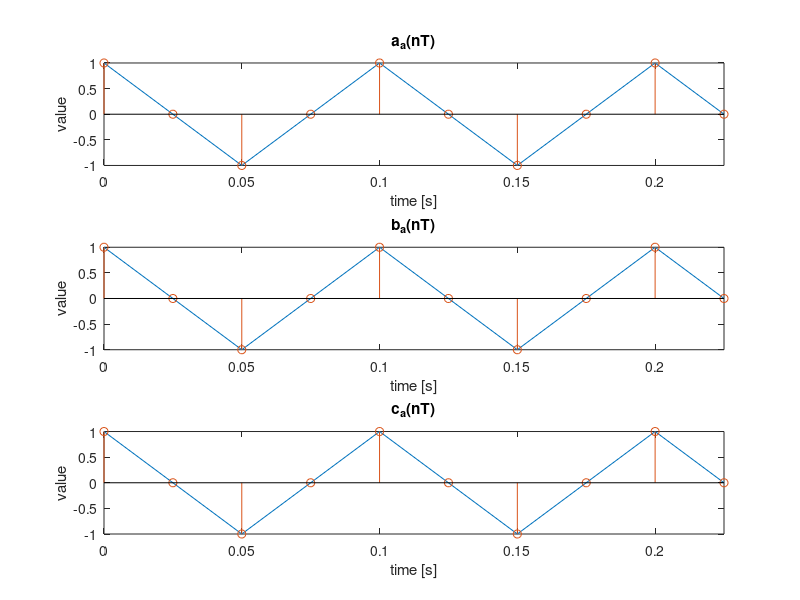

The MATLAB source for this figure:
t = [0:9]*25e-3;

a = cos(2*pi*10*t);
b = cos(2*pi*50*t);
c = cos(2*pi*90*t);

figure(1);
subplot(3, 1, 1);
plot(t,a);
hold on;
stem(t,a);
title('a_a(nT)');
xlabel('time [s]');
ylabel('value');
axis tight;
hold off;
subplot(3, 1, 2);
plot(t,b);
hold on;
stem(t,b);
title('b_a(nT)');
xlabel('time [s]');
ylabel('value');
axis tight;
hold off;
subplot(3, 1, 3);
plot(t,c);
hold on;
stem(t,c);
title('c_a(nT)');
xlabel('time [s]');
ylabel('value');
axis tight;
hold off;
